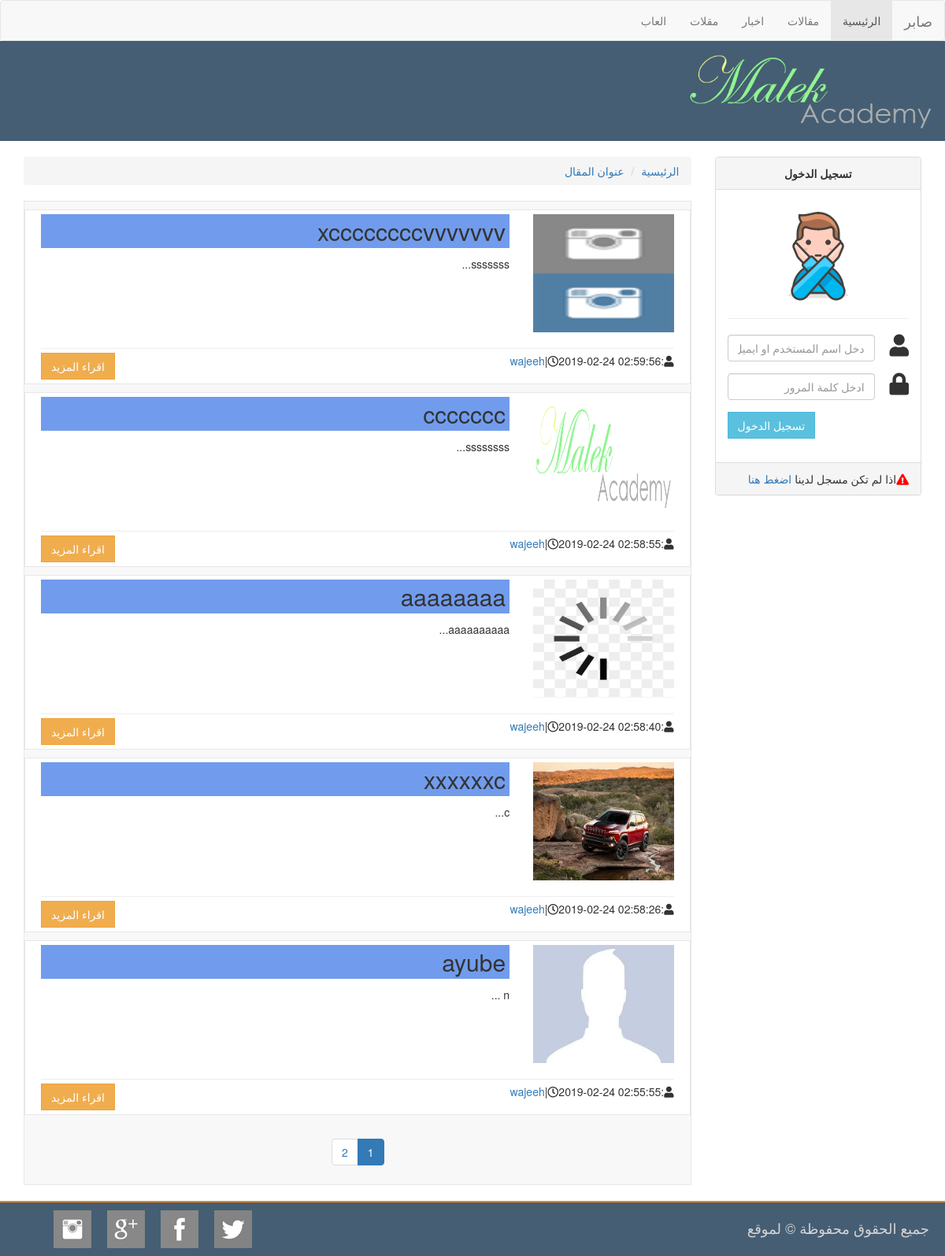
/categories.php, run on the app's committed database.
### tables this page shows
CREATE TABLE `setting` (
  `id` int(11) NOT NULL,
  `name` varchar(255) NOT NULL,
  `logo` varchar(255) NOT NULL,
  `slid` varchar(255) NOT NULL,
  `nslid` int(11) NOT NULL,
  `sec1` varchar(255) NOT NULL,
  `nsec1` int(11) NOT NULL,
  `sec2` varchar(255) NOT NULL,
  `nsec2` int(11) NOT NULL,
  `tab1` varchar(255) NOT NULL,
  `ntab1` int(11) NOT NULL,
  `tab2` varchar(255) NOT NULL,
  `ntab2` int(11) NOT NULL,
  `tab3` varchar(255) NOT NULL,
  `ntab3` int(11) NOT NULL,
  `face` varchar(255) NOT NULL,
  `twit` varchar(255) NOT NULL,
  `yout` varchar(255) NOT NULL,
  `inst` varchar(255) NOT NULL
);

CREATE TABLE `categories` (
  `id` int(11) NOT NULL,
  `cat` varchar(255) NOT NULL
);

CREATE TABLE `posts` (
  `id` int(11) NOT NULL,
  `title` text NOT NULL,
  `post` longtext NOT NULL,
  `cat` text NOT NULL,
  `img` text NOT NULL,
  `auther` text NOT NULL,
  `status` varchar(255) NOT NULL,
  `regdata` text NOT NULL
);

### categories.php (the view)
<?php include_once 'include/header.php';
include_once 'include/asidpar.php';
?>
<article class="col-md-9 col-lg-9 ">
<ol class="breadcrumb">
  <li><a href="index">الرئيسية</a></li>
  <li><a href="#">عنوان المقال</a></li>
</ol>
<div class="col-lg-12 art_bg">
    <div class="row">
        <?php
    $per_page=5;
          if(!isset($_GET['page'])){
              $page=1;
          }else{
              $page=intval($_GET['page']);
          }
          $startfrom=($page-1)*$per_page;
$stmt=$con->prepare("select * from posts  where status='publish' order by id desc limit $startfrom, $per_page");
$stmt->execute();
$posts=$stmt->fetchAll();
        foreach($posts as $post){
            echo '
        <div class="cat-post">
    <div class="col-md-3">
        <img src="'.$post['img'].'"  class="img-responsive" style="width: 100%;height: 150px;">
        </div>
    <div class="col-md-9">
        <h2 class="cat_h2">'.$post['title'].'</h2>
        <p>'.$post['post'].'...</p>
        </div>
            <div class="col-md-12">
             <hr style="margin-bottom:5px">
        <a class="btn btn-warning pull-left" href="post.php?id='.$post['id'].'" >اقراء المزيد</a>
        <p class="pull-right"><i class="fas fa-user"></i>:<a href="profile.php?user='.$post['auther'].'">'.$post['auther'].'</a>|<i class="far fa-clock"></i>'.$post['regdata'].'</p>
            </div>
            <div class="clearfix"></div>
    </div>';
        }
        ?>
    </div>
      <?php
      $stmt=$con->prepare("select count(id) from posts");
      $stmt->execute(array());
      $count=$stmt->fetchColumn();
      $totle=ceil($count/$per_page);
      ?>
      <nav class="text-center">
      <ul class="pagination">
         <?php
      for($i=1;$i<=$totle;$i++){
          echo '
          <li ';if($page==$i){echo'class="active"';}echo'><a href="categories.php?page='.$i.'">'.$i.'</a></li>';
      }
       ?>
    </div>
</article>
<?php include_once 'include/footer.php';?>

### include/header.php (shortened to what this page needs)
<?php
include 'connect.php';
include 'function.php';
$stmt=$con->prepare("select * from setting");
$stmt->execute();
$setting=$stmt->fetch();
?>
<!DOCTYPE html>
<html lang="en">
  <head>
    <link href="css/bootstrap.min.css" rel="stylesheet">
    <link href="css/bootstrap-rtl.min.css" rel="stylesheet">
    <link href="css/style.css" rel="stylesheet">
      <link rel="stylesheet" href="https://use.fontawesome.com/releases/v5.7.1/css/all.css">
  </head>
  <body>
<nav class="navbar navbar-default">
  <div class="container-fluid">
    <div class="navbar-header">
      <a class="navbar-brand" href="index.php"><?php echo $setting['name']?></a>
    </div>
    <div class="collapse navbar-collapse" id="bs-example-navbar-collapse-1">
      <ul class="nav navbar-nav">
        <li class="active"><a href="index.php">الرئيسية <span class="sr-only">(current)</span></a></li>
        <li><a href="categories.php">مقالات</a></li>
           <?php
          $stmt=$con->prepare("select * from categories");
          $stmt->execute();
          $cats=$stmt->fetchAll();
          foreach($cats as $cat){
              echo '<li><a href="post.php">'.$cat['cat'].'</a></li>';
          }
          ?>
      </ul>
    </div>
  </div>
</nav>
<section id="logo">
	<img src="images/logo.png" width="320px" />
</section>
<section class="container-fluid" style="margin-top: 20px;">

### css/style.css (style rules this page uses)
.navbar { margin-bottom: 0px; }
#logo { background: #455E73; padding: 10px; }
.art_bg { background: #F8F8F8; border: solid 1px #E7E7E7; }
.btn { border-radius: 0px; }
.cat-post { padding: 5px; margin: 10px 0; background: white; border: 1px solid #e7e7e7; }
.cat_h2 { margin: 0px; padding: 5px; background: #719ced; margin-bottom: 10px; }

### data on the page
setting: name "صابر"
categories: cat "اخبار"
categories: cat "مقلات"
categories: cat "العاب"
posts: img (picture), title "xccccccccvvvvvvv", post "sssssss", auther "wajeeh", regdata "2019-02-24 02:59:56"
posts: img (picture), title "ccccccc", post "ssssssss", auther "wajeeh", regdata "2019-02-24 02:58:55"
posts: img (picture), title "aaaaaaaa", post "aaaaaaaaaa", auther "wajeeh", regdata "2019-02-24 02:58:40"
posts: img (picture), title "xxxxxxc", post "c", auther "wajeeh", regdata "2019-02-24 02:58:26"
posts: img (picture), title "ayube", auther "wajeeh", regdata "2019-02-24 02:55:55"
